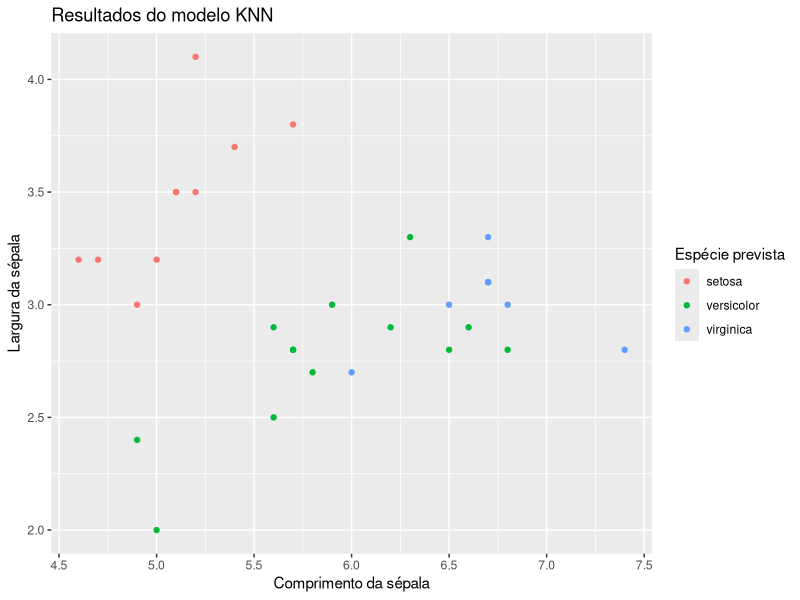

Write the R code that produced this figure.
# Carrega o conjunto de dados iris
data(iris)

# Divide o conjunto de dados em treinamento e teste
set.seed(123)
index <- sample(nrow(iris), round(0.8 * nrow(iris)))
train_data <- iris[index, ]
test_data <- iris[-index, ]

# Instala e carrega o pacote "class"
install.packages("class")
library(class)

# Treina o modelo KNN usando o conjunto de treinamento
modelo_knn <- knn(train_data[, -5], test_data[, -5], train_data[, 5])

# Verifica a acurácia do modelo
accuracy <- mean(modelo_knn == test_data$Species)
print(paste("Acurácia do modelo KNN:", accuracy))

# Plota os resultados do modelo KNN
library(ggplot2)
ggplot(test_data, aes(x = Sepal.Length, y = Sepal.Width, color = modelo_knn)) + 
  geom_point() + 
  ggtitle("Resultados do modelo KNN") + 
  xlab("Comprimento da sépala") + 
  ylab("Largura da sépala") + 
  scale_color_discrete(name = "Espécie prevista")
